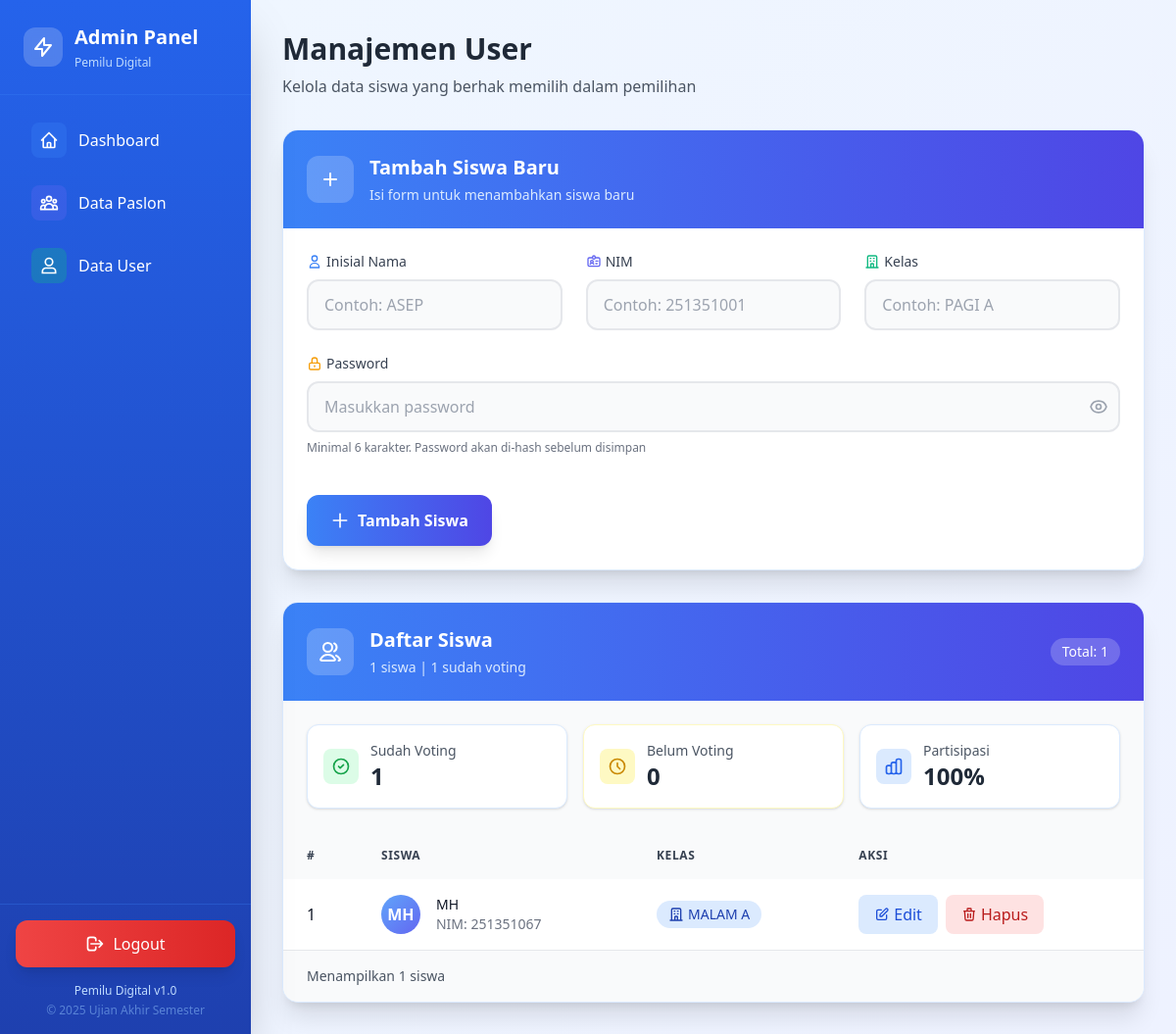
The app's page /pemilu-digital/admin/user/index.php (signed in) with its own data.
### tables this page shows
CREATE TABLE `users` (
  `id` int(11) NOT NULL,
  `inisial_nama` varchar(10) DEFAULT NULL,
  `nim` varchar(20) DEFAULT NULL,
  `kelas` varchar(10) DEFAULT NULL,
  `password` varchar(255) DEFAULT NULL,
  `role` enum('admin','user') DEFAULT NULL,
  `sudah_vote` tinyint(4) DEFAULT 0
);

### pemilu-digital/admin/user/index.php (the view, shortened to what the rows shown need)
<?php
include "../../config/database.php";
$users = mysqli_query($conn, "SELECT * FROM users WHERE role='user'");
$edit = false;
include "../../layouts/app.php";
include "../../layouts/sidebar.php";
?>
<div class="p-4 sm:p-6 lg:p-8 ml-0 lg:ml-64 min-h-screen bg-gradient-to-br from-blue-50 to-indigo-50">
    <div class="mb-8">
        <div class="flex flex-col sm:flex-row sm:items-center sm:justify-between">
            <div>
                <h1 class="text-2xl sm:text-3xl font-bold text-gray-800">Manajemen User</h1>
            </div>
        </div>
    </div>
    <div class="bg-white rounded-2xl shadow-xl mb-8 overflow-hidden border border-blue-100">
        <div class="bg-gradient-to-r from-blue-500 to-indigo-600 p-6">
            <div class="flex items-center">
                <div>
                    <h2 class="text-xl font-bold text-white">
                        <?= $edit ? "Edit Data Siswa" : "Tambah Siswa Baru" ?>
                    </h2>
                </div>
            </div>
        </div>
    </div>
    <div class="bg-white rounded-2xl shadow-xl overflow-hidden border border-blue-100">
        <div class="bg-gradient-to-r from-blue-500 to-indigo-600 p-6">
            <div class="flex flex-col sm:flex-row sm:items-center sm:justify-between">
                <div class="flex items-center mb-4 sm:mb-0">
                    <div>
                        <h2 class="text-xl font-bold text-white">Daftar Siswa</h2>
                            <?php
                            mysqli_data_seek($users, 0);
                            ?>
                    </div>
                </div>
            </div>
        </div>
        <div class="overflow-x-auto">
            <table class="w-full">
                <thead>
                    <tr class="bg-gray-50">
                        <th class="py-4 px-6 text-left text-xs font-semibold text-gray-700 uppercase tracking-wider">
                            <div class="flex items-center">
                                <span>#</span>
                            </div>
                        </th>
                        <th class="py-4 px-6 text-left text-xs font-semibold text-gray-700 uppercase tracking-wider">
                            Siswa
                        </th>
                        <th class="py-4 px-6 text-left text-xs font-semibold text-gray-700 uppercase tracking-wider">
                            Kelas
                        </th>
                        <th class="py-4 px-6 text-left text-xs font-semibold text-gray-700 uppercase tracking-wider">
                            Aksi
                        </th>
                    </tr>
                </thead>
                <tbody class="divide-y divide-gray-200">
                    <?php $no = 1;
                    while ($row = mysqli_fetch_assoc($users)) : ?>
                        <tr class="hover:bg-blue-50 transition-colors duration-150">
                            <td class="py-4 px-6">
                                <div class="flex items-center">
                                    <span class="text-gray-900 font-medium"><?= $no++ ?></span>
                                </div>
                            </td>
                            <td class="py-4 px-6">
                                <div class="flex items-center">
                                    <div class="flex-shrink-0 h-10 w-10 bg-gradient-to-br from-blue-400 to-indigo-500 rounded-full flex items-center justify-center text-white font-semibold">
                                        <?= substr($row['inisial_nama'], 0, 2) ?>
                                    </div>
                                    <div class="ml-4">
                                        <div class="text-sm font-medium text-gray-900">
                                            <?= htmlspecialchars($row['inisial_nama']) ?>
                                        </div>
                                        <div class="text-sm text-gray-500">
                                            NIM: <?= $row['nim'] ?>
                                        </div>
                                    </div>
                                </div>
                            </td>
                            <td class="py-4 px-6">
                                <span class="inline-flex items-center px-3 py-1 rounded-full text-sm font-medium bg-blue-100 text-blue-800">
                                    <svg class="w-4 h-4 mr-1" fill="none" stroke="currentColor" viewBox="0 0 24 24">
                                        <path stroke-linecap="round" stroke-linejoin="round" stroke-width="2" d="M19 21V5a2 2 0 00-2-2H7a2 2 0 00-2 2v16m14 0h2m-2 0h-5m-9 0H3m2 0h5M9 7h1m-1 4h1m4-4h1m-1 4h1m-5 10v-5a1 1 0 011-1h2a1 1 0 011 1v5m-4 0h4" />
                                    </svg>
                                    <?= htmlspecialchars($row['kelas']) ?>
                                </span>
                            </td>
                            <td class="py-4 px-6">
                                <div class="flex space-x-2">
                                    <a href="?edit=<?= $row['id'] ?>"
                                        class="inline-flex items-center px-4 py-2 bg-blue-100 hover:bg-blue-200 text-blue-700 rounded-lg transition-colors duration-200">
                                        <svg class="w-4 h-4 mr-1" fill="none" stroke="currentColor" viewBox="0 0 24 24">
                                            <path stroke-linecap="round" stroke-linejoin="round" stroke-width="2" d="M11 5H6a2 2 0 00-2 2v11a2 2 0 002 2h11a2 2 0 002-2v-5m-1.414-9.414a2 2 0 112.828 2.828L11.828 15H9v-2.828l8.586-8.586z" />
                                        </svg>
                                        Edit
                                    </a>
                                    <a href="hapus.php?id=<?= $row['id'] ?>"
                                        onclick="return confirm('Apakah Anda yakin ingin menghapus siswa ini?')"
                                        class="inline-flex items-center px-4 py-2 bg-red-100 hover:bg-red-200 text-red-700 rounded-lg transition-colors duration-200">
                                        <svg class="w-4 h-4 mr-1" fill="none" stroke="currentColor" viewBox="0 0 24 24">
                                            <path stroke-linecap="round" stroke-linejoin="round" stroke-width="2" d="M19 7l-.867 12.142A2 2 0 0116.138 21H7.862a2 2 0 01-1.995-1.858L5 7m5 4v6m4-6v6m1-10V4a1 1 0 00-1-1h-4a1 1 0 00-1 1v3M4 7h16" />
                                        </svg>
                                        Hapus
                                    </a>
                                </div>
                            </td>
                        </tr>
                    <?php endwhile; ?>
                </tbody>
            </table>
        </div>
    </div>
</div>

### records on screen
users: inisial_nama "MH", nim "251351067", kelas "MALAM A"

### other values on screen
$total_users "1"
$voted_users "1"
$sudah_vote "1"
$belum_vote "0"
$persentase "100"
